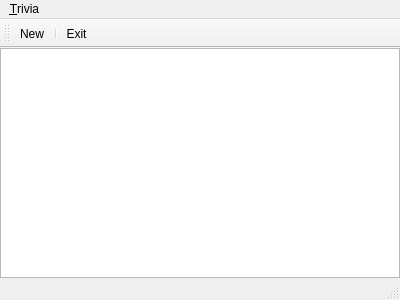
<?xml version="1.0" encoding="UTF-8"?>
<ui version="4.0">
 <class>MainWindow</class>
 <widget class="QMainWindow" name="MainWindow">
  <property name="geometry">
   <rect>
    <x>0</x>
    <y>0</y>
    <width>400</width>
    <height>300</height>
   </rect>
  </property>
  <property name="windowTitle">
   <string>MainWindow</string>
  </property>
  <widget class="QWidget" name="centralWidget">
   <layout class="QVBoxLayout" name="verticalLayout">
    <property name="leftMargin">
     <number>0</number>
    </property>
    <property name="topMargin">
     <number>0</number>
    </property>
    <property name="rightMargin">
     <number>0</number>
    </property>
    <property name="bottomMargin">
     <number>0</number>
    </property>
    <item>
     <widget class="QGraphicsView" name="graphicsView"/>
    </item>
   </layout>
  </widget>
  <widget class="QMenuBar" name="menuBar">
   <property name="geometry">
    <rect>
     <x>0</x>
     <y>0</y>
     <width>400</width>
     <height>22</height>
    </rect>
   </property>
   <widget class="QMenu" name="menu_Trivia">
    <property name="title">
     <string>&amp;Trivia</string>
    </property>
    <addaction name="actionNew"/>
    <addaction name="separator"/>
    <addaction name="actionExit"/>
   </widget>
   <addaction name="menu_Trivia"/>
  </widget>
  <widget class="QToolBar" name="mainToolBar">
   <attribute name="toolBarArea">
    <enum>TopToolBarArea</enum>
   </attribute>
   <attribute name="toolBarBreak">
    <bool>false</bool>
   </attribute>
   <addaction name="actionNew"/>
   <addaction name="separator"/>
   <addaction name="actionExit"/>
  </widget>
  <widget class="QStatusBar" name="statusBar"/>
  <action name="actionNew">
   <property name="icon">
    <iconset resource="assets/assets.qrc">
     <normaloff>:/common/new.svg</normaloff>:/common/new.svg</iconset>
   </property>
   <property name="text">
    <string>&amp;New</string>
   </property>
   <property name="toolTip">
    <string>Starts a new game session</string>
   </property>
   <property name="shortcut">
    <string>Ctrl+N</string>
   </property>
  </action>
  <action name="actionExit">
   <property name="icon">
    <iconset resource="assets/assets.qrc">
     <normaloff>:/common/exit.svg</normaloff>:/common/exit.svg</iconset>
   </property>
   <property name="text">
    <string>E&amp;xit</string>
   </property>
   <property name="toolTip">
    <string>Exits the game</string>
   </property>
  </action>
 </widget>
 <layoutdefault spacing="6" margin="11"/>
 <resources>
  <include location="assets/assets.qrc"/>
 </resources>
 <connections>
  <connection>
   <sender>actionExit</sender>
   <signal>triggered()</signal>
   <receiver>MainWindow</receiver>
   <slot>close()</slot>
   <hints>
    <hint type="sourcelabel">
     <x>-1</x>
     <y>-1</y>
    </hint>
    <hint type="destinationlabel">
     <x>199</x>
     <y>149</y>
    </hint>
   </hints>
  </connection>
 </connections>
</ui>
